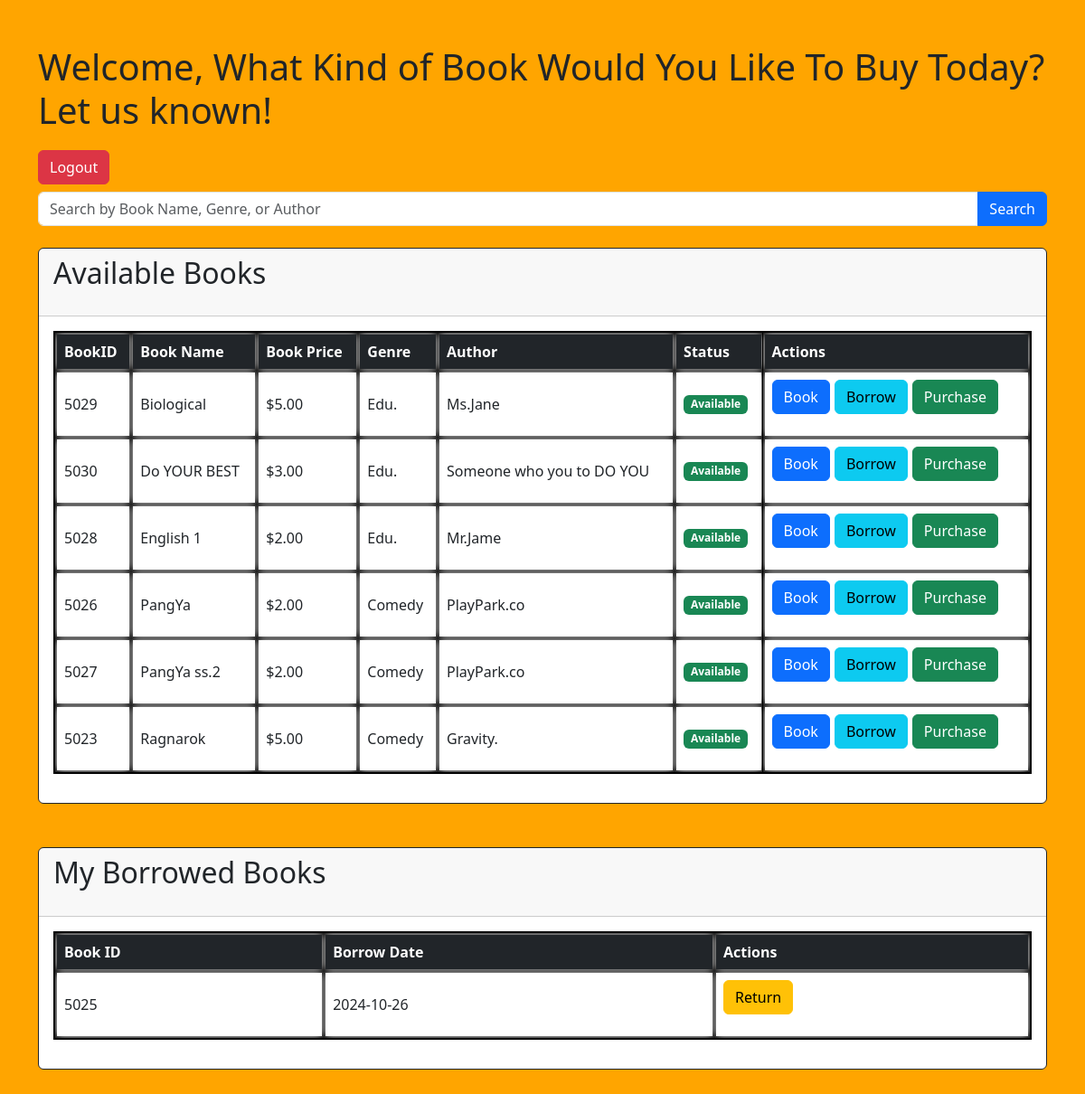
Page /User.php (signed in) on the committed database.
### tables this page shows
CREATE TABLE `book` (
  `BookID` int(4) NOT NULL,
  `BookName` varchar(50) NOT NULL,
  `Genre` varchar(25) NOT NULL,
  `Author` varchar(25) NOT NULL,
  `BookPrice` int(11) NOT NULL,
  `Status` enum('available','borrowed','sold','booking') NOT NULL DEFAULT 'available'
);

CREATE TABLE `borrowing` (
  `BorrowingID` int(11) NOT NULL,
  `UserID` int(11) DEFAULT NULL,
  `BookID` int(11) DEFAULT NULL,
  `BorrowDate` date DEFAULT NULL,
  `ReturnDate` date DEFAULT NULL,
  `Status` enum('borrowed','returned') NOT NULL DEFAULT 'borrowed'
);

### User.php (the view, shortened to what this page needs)
<?php
$conn = new mysqli("localhost", "root", "12345678", "mybookdb");
$userId = $_SESSION['user_id'];
$searchTerm = isset($_GET['search']) ? $_GET['search'] : '';
$searchCondition = $searchTerm ? "AND (BookName LIKE '%$searchTerm%' OR Genre LIKE '%$searchTerm%' OR Author LIKE '%$searchTerm%')" : '';
$books = $conn->query("SELECT * FROM book WHERE Status='available' $searchCondition ORDER BY CASE WHEN BookName LIKE '%$searchTerm%' THEN 1 ELSE 2 END, BookName");
?>
<html>
<head>
    <link href="https://cdn.jsdelivr.net/npm/bootstrap@5.3.0/dist/css/bootstrap.min.css" rel="stylesheet">
</head>
<body>
<div class="container dashboard-container">
    <div class="justify-content-between">
        <h1>Welcome, What Kind of Book Would You Like To Buy Today? Let us known!</h1>
        <a href="logout.php" class="btn btn-danger">Logout</a>
    </div>
    <form method="GET" class="search-bar">
        <div class="input-group mt-2">
            <input type="text" name="search" class="form-control" placeholder="Search by Book Name, Genre, or Author" value="<?= htmlspecialchars($searchTerm) ?>">
            <button type="submit" class="btn btn-primary">Search</button>
        </div>
    </form>
    <div class="card mt-4 border border-dark rounded">
        <div class="card-header">
            <h2>Available Books</h2>
        </div>
        <div class="card-body">
            <table class="table table-hover table-bordered">
                <thead class="table-dark">
                    <tr>
                        <th>BookID</th>
                        <th>Book Name</th>
                        <th>Book Price</th>
                        <th>Genre</th>
                        <th>Author</th>
                        <th>Status</th>
                        <th>Actions</th>
                    </tr>
                </thead>
                <tbody>
                    <?php while($book = $books->fetch_assoc()) { ?>
                    <tr>
                        <td><?= $book['BookID'] ?></td>
                        <td><?= $book['BookName'] ?></td>
                        <td>$<?= number_format($book['BookPrice'], 2) ?></td>
                        <td><?= $book['Genre'] ?></td>
                        <td><?= $book['Author'] ?></td>
                        <td><span class="badge bg-success"><?= ucfirst($book['Status']) ?></span></td>
                        <td class="table-actions">
                            <div class="btn-group" role="group" aria-label="Actions">
                                <form method="POST" action="book_book.php">
                                    <button type="submit" class="btn btn-primary">Book</button>
                                </form>
                                <form method="POST" action="borrow_book.php">
                                    <button type="submit" class="btn btn-info">Borrow</button>
                                </form>
                                <form method="POST" action="purchase_book.php">
                                    <button type="submit" class="btn btn-success">Purchase</button>
                                </form>
                            </div>
                        </td>
                    </tr>
                    <?php } ?>
                </tbody>
            </table>
        </div>
    </div>
    <div class="card mt-5 mb-5 border border-dark rounded">
        <div class="card-header">
            <h2>My Borrowed Books</h2>
        </div>
        <div class="card-body">
            <?php
            $borrowings = $conn->query("SELECT * FROM Borrowing JOIN book ON Borrowing.BookID = book.BookID WHERE Borrowing.UserID='$userId' AND Borrowing.Status='borrowed'");
            if ($borrowings->num_rows > 0) { ?>
                <table class="table table-hover table-bordered">
                    <thead class="table-dark">
                        <tr>
                            <th>Book ID</th>
                            <th>Borrow Date</th>
                            <th>Actions</th>
                        </tr>
                    </thead>
                    <tbody>
                        <?php while($borrow = $borrowings->fetch_assoc()) { ?>
                        <tr>
                            <td><?= $borrow['BookID'] ?></td>
                            <td><?= $borrow['BorrowDate'] ?></td>
                            <td>
                                <form method="POST" action="return_book.php">
                                    <button type="submit" class="btn btn-warning">Return</button>
                                </form>
                            </td>
                        </tr>
                        <?php } ?>
                    </tbody>
                </table>
            <?php } else { ?>
                <p>No borrowed books at the moment.</p>
            <?php } ?>
        </div>
    </div>
</div>
</body>
</html>

### User.php (style rules this page uses)
body { background-color: orange; }
.dashboard-container { margin-top: 50px; }
h1, h2 { margin-bottom: 20px; }
.table th, .table td { vertical-align: middle; border: 4px solid black; box-shadow: 0 0 10px #000000; backdrop-filter: blur(5px); }
.btn-group .btn { margin-right: 5px; }
.table-actions form { display: inline; }
.search-bar { margin-bottom: 20px; }

### rows in the picture
book: BookID "5029", BookName "Biological", BookPrice "5.00", Genre "Edu.", Author "Ms.Jane", Status "Available"
book: BookID "5030", BookName "Do YOUR BEST", BookPrice "3.00", Genre "Edu.", Author "Someone who you to DO YOU", Status "Available"
book: BookID "5028", BookName "English 1", BookPrice "2.00", Genre "Edu.", Author "Mr.Jame", Status "Available"
book: BookID "5026", BookName "PangYa", BookPrice "2.00", Genre "Comedy", Author "PlayPark.co", Status "Available"
book: BookID "5027", BookName "PangYa ss.2", BookPrice "2.00", Genre "Comedy", Author "PlayPark.co", Status "Available"
book: BookID "5023", BookName "Ragnarok", BookPrice "5.00", Genre "Comedy", Author "Gravity.", Status "Available"
borrowing: BookID.BookID "5025", BorrowDate "2024-10-26"
